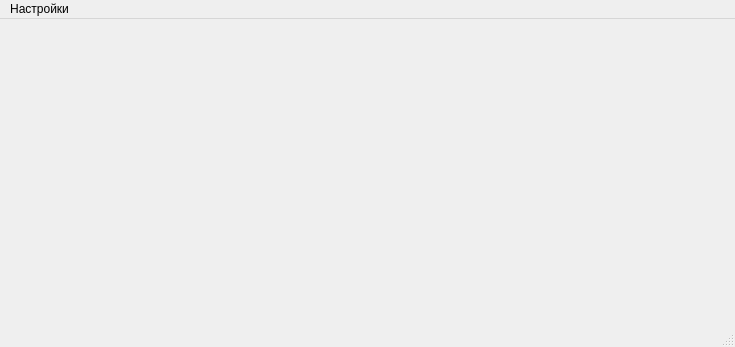
<?xml version="1.0" encoding="UTF-8"?>
<ui version="4.0">
 <class>MainWindow</class>
 <widget class="QMainWindow" name="MainWindow">
  <property name="geometry">
   <rect>
    <x>0</x>
    <y>0</y>
    <width>735</width>
    <height>347</height>
   </rect>
  </property>
  <property name="windowTitle">
   <string>Программа </string>
  </property>
  <widget class="QWidget" name="centralwidget">
   <layout class="QHBoxLayout" name="horizontalLayout"/>
  </widget>
  <widget class="QMenuBar" name="menubar">
   <property name="geometry">
    <rect>
     <x>0</x>
     <y>0</y>
     <width>735</width>
     <height>21</height>
    </rect>
   </property>
   <widget class="QMenu" name="menu">
    <property name="title">
     <string>Настройки</string>
    </property>
    <addaction name="networkSettingsBtn"/>
    <addaction name="roonParametersConfigBtn"/>
    <addaction name="scanerSetupUART"/>
   </widget>
   <addaction name="menu"/>
  </widget>
  <widget class="QStatusBar" name="statusbar"/>
  <action name="networkSettingsBtn">
   <property name="text">
    <string>Сетевые настройки</string>
   </property>
  </action>
  <action name="roonParametersConfigBtn">
   <property name="text">
    <string>Настройки параметров помещения</string>
   </property>
  </action>
  <action name="scanerSetupUART">
   <property name="text">
    <string>Настроить сканер по UART</string>
   </property>
  </action>
 </widget>
 <resources/>
 <connections/>
</ui>
